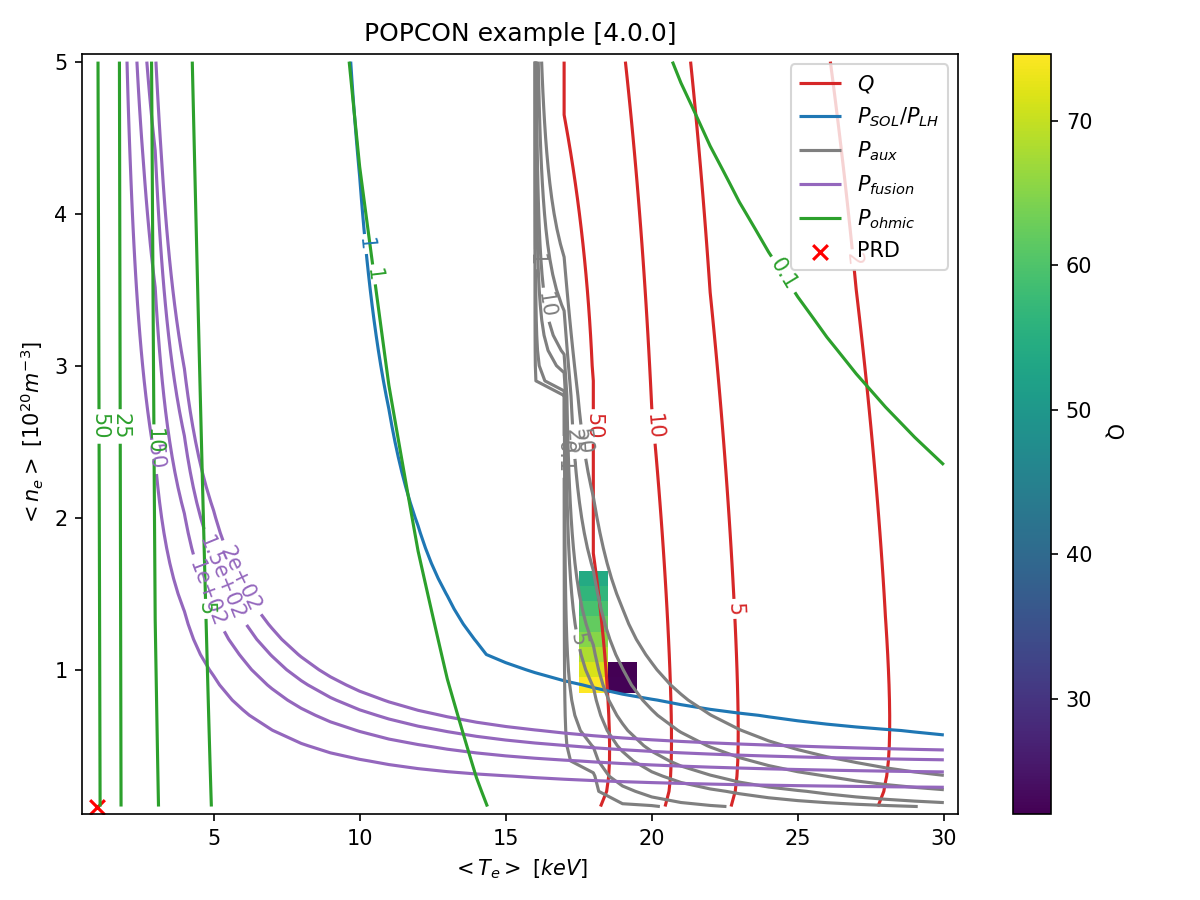

Write Python code to recreate this figure.
import xarray as xr
import numpy as np
import matplotlib.pyplot as plt
import cfspopcon
from cfspopcon.unit_handling import ureg
import warnings
import numpy as np
import os
from pathlib import Path
warnings.simplefilter(action='ignore', category=FutureWarning)

def get_profiles(i, j):
    # Get CFSPOPCON Profile
    average_electron_density = dataset['average_electron_density'].values[i]
    electron_density_peaking = dataset['electron_density_peaking'].values[i][j]
    dilution = dataset['dilution'].values[i][j]
    ion_density_peaking = dataset['ion_density_peaking'].values[i][j]
    average_electron_temp = dataset['average_electron_temp'].values[j]
    temperature_peaking = dataset['temperature_peaking'].values
    average_ion_temp = dataset['average_ion_temp'].values[j]
    electron_density_profile = (
        average_electron_density * electron_density_peaking * ((1.0 - rho**2.0) ** (electron_density_peaking - 1.0))
    )
    fuel_ion_density_profile = (
        average_electron_density * dilution * (ion_density_peaking) * ((1.0 - rho**2.0) ** (ion_density_peaking - 1.0))
    )
    electron_temp_profile = average_electron_temp * temperature_peaking * ((1.0 - rho**2.0) ** (temperature_peaking - 1.0))
    ion_temp_profile = average_ion_temp * temperature_peaking * ((1.0 - rho**2.0) ** (temperature_peaking - 1.0))

    # Get Frank Profile
    density_sep = 1.00
    temperature_sep = 0.1
    density_0 = 4.00 # This is an estimate, can't actually find this exact value in Frank but maybe in another paper?
    temperature_0 = 24.9
    alpha_density = 1.1
    alpha_temperature = 1.5
    
    density_profile = density_sep + (density_0 - density_sep) * (1 - rho**2) ** alpha_density
    temperature_profile = temperature_sep + (temperature_0 - temperature_sep) * (1 - rho**2) ** alpha_temperature
    
    return {'cfspopcon': {'density': electron_density_profile, 'temperature': electron_temp_profile},
            'frank': {'density': density_profile, 'temperature': temperature_profile}}


# Find temperature and density array indices in CFSPOPCON that produce density profiles most similar to the ones in Frank.
# Also find temperature and density array indices in CFSPOPCON that produce temperature profiles most similar to the ones in Frank. 
def find_matching_cfspopcon_profile():
    min_density_diff = 99999
    min_temp_diff = 99999
    indices = {'Dens Profile': {'Dens Index': 0, 'Temp Index': 0}, 
               'Temp Profile': {'Dens Index': 0, 'Temp Index': 0}}
    profiles = None
    for i in range(40):
        for j in range(30):
            profiles = get_profiles(i, j)
            new_density_diff = np.linalg.norm(profiles['cfspopcon']['density'] - profiles['frank']['density'])
            if new_density_diff < min_density_diff:
                min_density_diff = new_density_diff
                indices['Dens Profile']['Dens Index'] = i
                indices['Dens Profile']['Temp Index'] = j
            new_temp_diff = np.linalg.norm(profiles['cfspopcon']['temperature'] - profiles['frank']['temperature'])
            if new_temp_diff < min_temp_diff:
                min_temp_diff = new_temp_diff
                indices['Temp Profile']['Dens Index'] = i
                indices['Temp Profile']['Temp Index'] = j
    return indices

# Plot CFSPOPCON Density, Frank Density, CFSPOPCON Temperature, Frank Temperature Profiles
def plot_profiles():
    indices = find_matching_cfspopcon_profile()
    dpdi = indices['Dens Profile']['Dens Index']
    dpti = indices['Dens Profile']['Temp Index']
    tpdi = indices['Temp Profile']['Dens Index']
    tpti = indices['Temp Profile']['Temp Index']

    fig, axs = plt.subplots(2, 1)
    plt.subplots_adjust(hspace=0.4)
    axs[0].plot(rho, get_profiles(dpdi, dpti)['cfspopcon']['density'], color='red', label='cfspopcon')
    axs[0].plot(rho, get_profiles(dpdi, dpti)['frank']['density'], color='blue', label='frank')
    axs[0].set_title(f'Density Profiles - density={dataset["average_electron_density"].values[dpdi]}, temp={dataset["average_electron_temp"].values[dpti]}')
    axs[0].legend()
    axs[1].plot(rho, get_profiles(tpdi, tpti)['cfspopcon']['temperature'], color='red', label='cfspopcon')
    axs[1].plot(rho, get_profiles(tpdi, tpti)['frank']['temperature'], color='blue', label='frank')
    axs[1].set_title(f'Temperature Profiles - density={dataset["average_electron_density"].values[tpdi]}, temp index={dataset["average_electron_temp"].values[tpti]}')
    axs[1].legend()
    plt.show()

# Make a popcon
def plot_popcon():
    plot_style = cfspopcon.read_plot_style(os.path.join(os.getcwd(), "example_cases/ARCH/plot_popcon_arch.yaml"))
    cfspopcon.plotting.make_plot(dataset, plot_style, points=points, title="POPCON example", output_dir=Path(os.path.join(os.getcwd(), "example_cases/ARCH")))
    plt.show()

if __name__ == '__main__':
    np.set_printoptions(threshold=np.Inf)

    npoints = 50
    rho = np.linspace(0, 1, num=npoints, endpoint=False)
    
    # Load input paramters from yaml file
    input_parameters, algorithm, points = cfspopcon.read_case(os.path.join(os.getcwd(), "example_cases/ARCH/input_arch.yaml"))
    algorithm.validate_inputs(input_parameters)
    dataset = xr.Dataset(input_parameters)
    algorithm.update_dataset(dataset, in_place=True)

    plot_profiles()
    plot_popcon()
